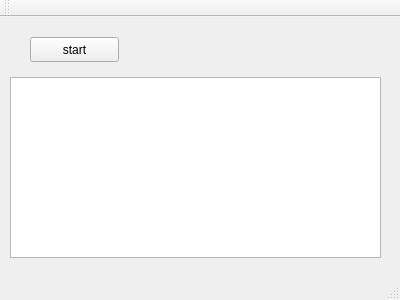
<?xml version="1.0" encoding="UTF-8"?>
<ui version="4.0">
 <class>MainWindow</class>
 <widget class="QMainWindow" name="MainWindow">
  <property name="geometry">
   <rect>
    <x>0</x>
    <y>0</y>
    <width>400</width>
    <height>300</height>
   </rect>
  </property>
  <property name="windowTitle">
   <string>MainWindow</string>
  </property>
  <widget class="QWidget" name="centralWidget">
   <widget class="QPushButton" name="pushButton">
    <property name="geometry">
     <rect>
      <x>30</x>
      <y>20</y>
      <width>89</width>
      <height>25</height>
     </rect>
    </property>
    <property name="text">
     <string>start</string>
    </property>
   </widget>
   <widget class="QTextEdit" name="textEdit">
    <property name="geometry">
     <rect>
      <x>10</x>
      <y>60</y>
      <width>371</width>
      <height>181</height>
     </rect>
    </property>
   </widget>
  </widget>
  <widget class="QMenuBar" name="menuBar">
   <property name="geometry">
    <rect>
     <x>0</x>
     <y>0</y>
     <width>400</width>
     <height>28</height>
    </rect>
   </property>
  </widget>
  <widget class="QToolBar" name="mainToolBar">
   <attribute name="toolBarArea">
    <enum>TopToolBarArea</enum>
   </attribute>
   <attribute name="toolBarBreak">
    <bool>false</bool>
   </attribute>
  </widget>
  <widget class="QStatusBar" name="statusBar"/>
 </widget>
 <layoutdefault spacing="6" margin="11"/>
 <resources/>
 <connections/>
</ui>
